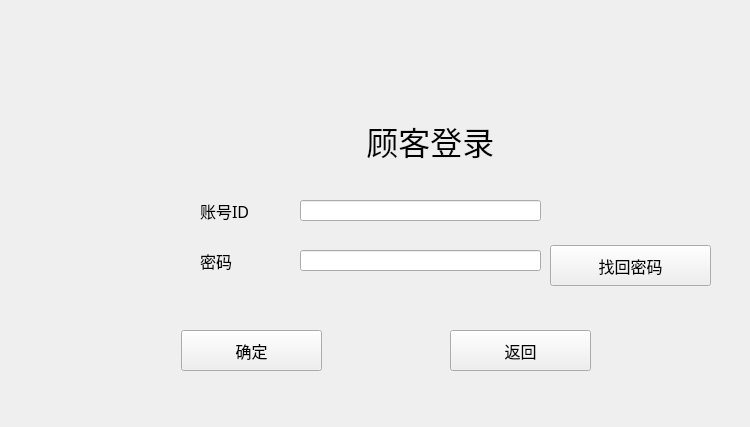
<?xml version="1.0" encoding="UTF-8"?>
<ui version="4.0">
 <class>CustomerLogin</class>
 <widget class="QWidget" name="CustomerLogin">
  <property name="geometry">
   <rect>
    <x>0</x>
    <y>0</y>
    <width>750</width>
    <height>427</height>
   </rect>
  </property>
  <property name="windowTitle">
   <string>Form</string>
  </property>
  <widget class="QLabel" name="label">
   <property name="geometry">
    <rect>
     <x>250</x>
     <y>120</y>
     <width>271</width>
     <height>41</height>
    </rect>
   </property>
   <property name="font">
    <font>
     <family>Papyrus</family>
     <pointsize>24</pointsize>
     <italic>false</italic>
    </font>
   </property>
   <property name="text">
    <string>              顾客登录</string>
   </property>
  </widget>
  <widget class="QLabel" name="label_2">
   <property name="geometry">
    <rect>
     <x>200</x>
     <y>200</y>
     <width>91</width>
     <height>21</height>
    </rect>
   </property>
   <property name="font">
    <font>
     <family>微软雅黑</family>
     <pointsize>12</pointsize>
    </font>
   </property>
   <property name="text">
    <string>账号ID</string>
   </property>
  </widget>
  <widget class="QLabel" name="label_3">
   <property name="geometry">
    <rect>
     <x>200</x>
     <y>250</y>
     <width>111</width>
     <height>21</height>
    </rect>
   </property>
   <property name="font">
    <font>
     <family>微软雅黑</family>
     <pointsize>12</pointsize>
    </font>
   </property>
   <property name="text">
    <string>密码</string>
   </property>
  </widget>
  <widget class="QLineEdit" name="cinpassword">
   <property name="geometry">
    <rect>
     <x>300</x>
     <y>250</y>
     <width>241</width>
     <height>21</height>
    </rect>
   </property>
   <property name="echoMode">
    <enum>QLineEdit::Password</enum>
   </property>
  </widget>
  <widget class="QLineEdit" name="cinaccount_id">
   <property name="geometry">
    <rect>
     <x>300</x>
     <y>200</y>
     <width>241</width>
     <height>21</height>
    </rect>
   </property>
  </widget>
  <widget class="QPushButton" name="findPassword">
   <property name="geometry">
    <rect>
     <x>550</x>
     <y>245</y>
     <width>161</width>
     <height>41</height>
    </rect>
   </property>
   <property name="font">
    <font>
     <family>微软雅黑</family>
     <pointsize>12</pointsize>
    </font>
   </property>
   <property name="text">
    <string>找回密码</string>
   </property>
  </widget>
  <widget class="QPushButton" name="confirm">
   <property name="geometry">
    <rect>
     <x>181</x>
     <y>330</y>
     <width>141</width>
     <height>41</height>
    </rect>
   </property>
   <property name="font">
    <font>
     <family>微软雅黑</family>
     <pointsize>12</pointsize>
    </font>
   </property>
   <property name="text">
    <string>确定</string>
   </property>
  </widget>
  <widget class="QPushButton" name="return_2">
   <property name="geometry">
    <rect>
     <x>450</x>
     <y>330</y>
     <width>141</width>
     <height>41</height>
    </rect>
   </property>
   <property name="font">
    <font>
     <family>微软雅黑</family>
     <pointsize>12</pointsize>
    </font>
   </property>
   <property name="text">
    <string>返回</string>
   </property>
  </widget>
 </widget>
 <resources/>
 <connections/>
</ui>
